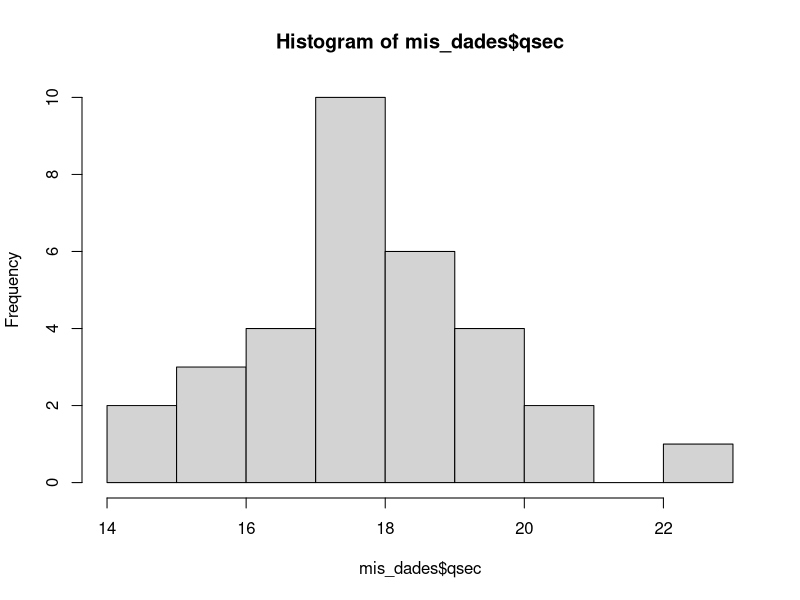

This figure's R source:
#Codigo para problema 1
mis_dades <- mtcars
qseq_intervals <- cut(mis_dades$qsec,4)
ni <- table(qseq_intervals)
fri <- ni/sum(ni)
Ni <-cumsum(ni)
Fi <- Ni/sum(ni)
cbind(ni,fri,Ni,Fi)

hist(mis_dades$qsec)
mean(mis_dades$qsec)

sort(mis_dades$draft)
median(mis_dades$draft)

quantile(mis_dades$draft,0.25)
quantile(mis_dades$draft,0.75)

quantile(mis_dades$d,0.75)